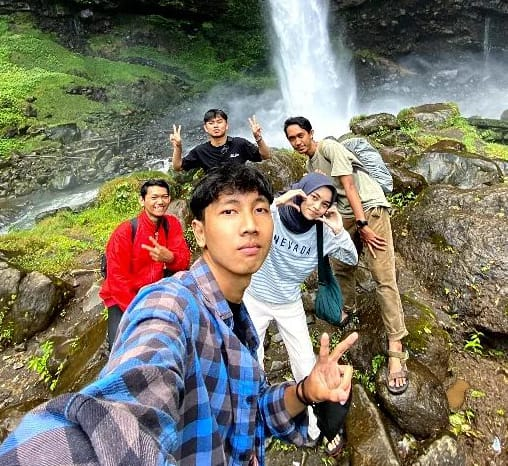
#> input picture aadc.jpeg, 508 x 466 px
$ python 'pert5(percobaan1).py'
#> lines starting #> are read from the running program, lines starting #| are printed output that depends on the picture; pictures that were not available may be replaced by others from this repository, and a replacement may not be noted
#Mengimport library yang diperlukan yaitu cv2, matplotlib, skimage.data, skimage.io, skimage.color, dan skimage.util.
import cv2
import matplotlib.pyplot as plt
from skimage import data
from skimage.io import imread
from skimage.color import rgb2gray
from skimage.util import invert
#Mengimport numpy dan memberikan alias np pada numpy.
import numpy as np

#Percobaan 1
# Load and crop two images
astronautImage = imread('aadc.jpeg')#Membaca citra dengan menggunakan imread() pada library skimage.io dan dimasukkan ke dalam variabel astronautImage dan cameraImage.
#> astronautImage is the input picture: shape (466, 508, 3); mean R, G, B 122.6, 118.7, 103
cameraImage = imread('uin.png')

astroCropped = astronautImage.copy()#Melakukan cropping pada citra astronautImage dan cameraImage dengan copy() dan slicing pada indeks piksel untuk mendapatkan bagian dari citra yang diinginkan.
astroCropped = astroCropped[0:256,64:320]
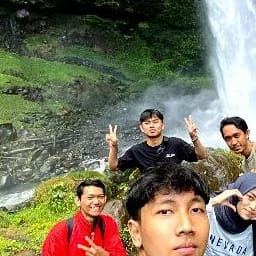
#> astroCropped: shape (256, 256, 3); mean R, G, B 119.4, 115.6, 95

cameraCropped = cameraImage.copy()#Melakukan cropping pada citra astronautImage dan cameraImage dengan copy() dan slicing pada indeks piksel untuk mendapatkan bagian dari citra yang diinginkan.
cameraCropped = cameraCropped[64:256,128:320]
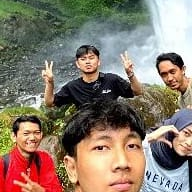
#> cameraCropped: shape (192, 192, 3); mean R, G, B 137.5, 122.9, 108.3

# Print the shapes of the original and cropped images
print('Astro Ori Shape : ',astronautImage.shape)#Menampilkan bentuk matriks dari citra asli dan citra hasil cropping menggunakan shape.
#| Astro Ori Shape :  (466, 508, 3)
print('Astro Crop Shape : ',astroCropped.shape)
#| Astro Crop Shape :  (256, 256, 3)

print('Camera Ori Shape : ',cameraImage.shape)
#| Camera Ori Shape :  (466, 508, 3)
print('Camera Crop Shape : ',cameraCropped.shape)
#| Camera Crop Shape :  (192, 192, 3)
# Display the original and cropped images using subplots
fig, axes = plt.subplots(2, 2, figsize=(12, 12))#Membuat plot gambar menggunakan subplot dengan ukuran 2x2 dengan judul yang sudah diberikan. Terdapat 4 gambar, 2 gambar asli dan 2 gambar hasil cropping yang telah disiapkan.
ax = axes.ravel()

ax[0].imshow(astronautImage)
ax[0].set_title("Citra Input 1")

ax[1].imshow(cameraImage, cmap='gray')
ax[1].set_title('Citra Input 2')

ax[2].imshow(astroCropped)
ax[2].set_title("Citra Output 1")

ax[3].imshow(cameraCropped, cmap='gray')
ax[3].set_title('Citra Output 2')
#plt.show()

#percobaan 2
#Invert the input image
inv = invert(astroCropped)
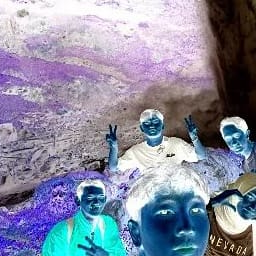
#> inv: shape (256, 256, 3); mean R, G, B 135.6, 139.4, 160
#Print the input and output image shape
print('Shape Input : ', astroCropped.shape)
#| Shape Input :  (256, 256, 3)
print('Shape Output : ',inv.shape)
#| Shape Output :  (256, 256, 3)

#Plot the input and output images along with their histograms
fig, axes = plt.subplots(2, 2, figsize=(12, 12))
ax = axes.ravel()

ax[0].imshow(astroCropped)
ax[0].set_title("Citra Input")

ax[1].hist(astroCropped.ravel(), bins=256)
ax[1].set_title('Histogram Input')

ax[2].imshow(inv)
ax[2].set_title('Citra Output (Inverted Image)')

ax[3].hist(inv.ravel(), bins=256)
ax[3].set_title('Histogram Output')
#plt.show()

#percobaan 3
#Meng-copy citra cameraCropped ke dalam variabel copyCamera dengan tipe data float
copyCamera = cameraCropped.copy().astype(float)
#Mendapatkan ukuran citra dan membuat array kosong dengan ukuran yang sama dengan citra
shape = copyCamera.shape
#> shape = (192, 192, 3)
output1 = np.empty(shape)
#Looping untuk setiap piksel pada citra
for baris in range(0, shape[0] - 1):
    for kolom in range(0, shape[1] - 1):# Memperoleh koordinat piksel pada citra yang akan diubah nilai
        a1 = baris
        b1 = kolom
        output1[a1, b1] = copyCamera[baris, kolom] / 192# Menghitung nilai brightness baru dengan membagi nilai brightness pada
#> output1: shape (192, 192, 3) float64; 0.03% of the values are NaN or infinite; the others: min -1.39e+308, max 3.13e+300, mean -inf
#Menampilkan citra input, histogram input, citra output brightness, dan histogram output
fig, axes = plt.subplots(2, 2, figsize=(12, 12))
ax = axes.ravel()

ax[0].imshow(cameraCropped, cmap='gray')
ax[0].set_title("Citra Input")
ax[1].hist(cameraCropped.ravel(), bins=256)
ax[1].set_title('Histogram Input')
ax[2].imshow(output1, cmap='gray')
ax[2].set_title('Citra Output (Brightnes)')
ax[3].hist(output1.ravel(), bins=192)
ax[3].set_title('Histogram Input')
print(output1.shape)#Menampilkan ukuran citra output pada variabel output1 dan menampilkan gambar
#| (192, 192, 3)
plt.show()
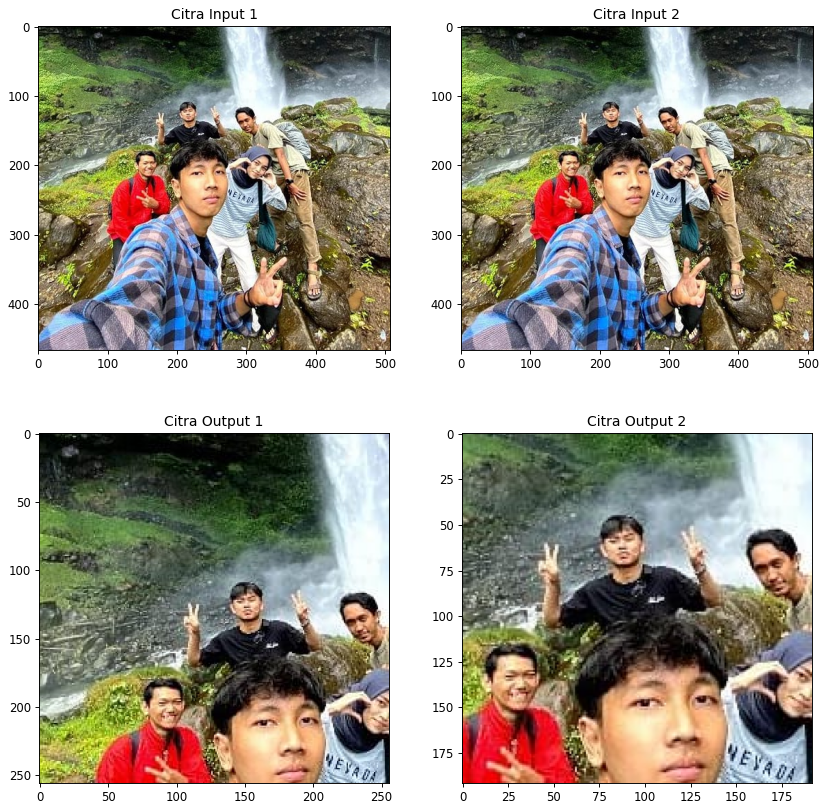
#> figure drawn by matplotlib, 4 panels
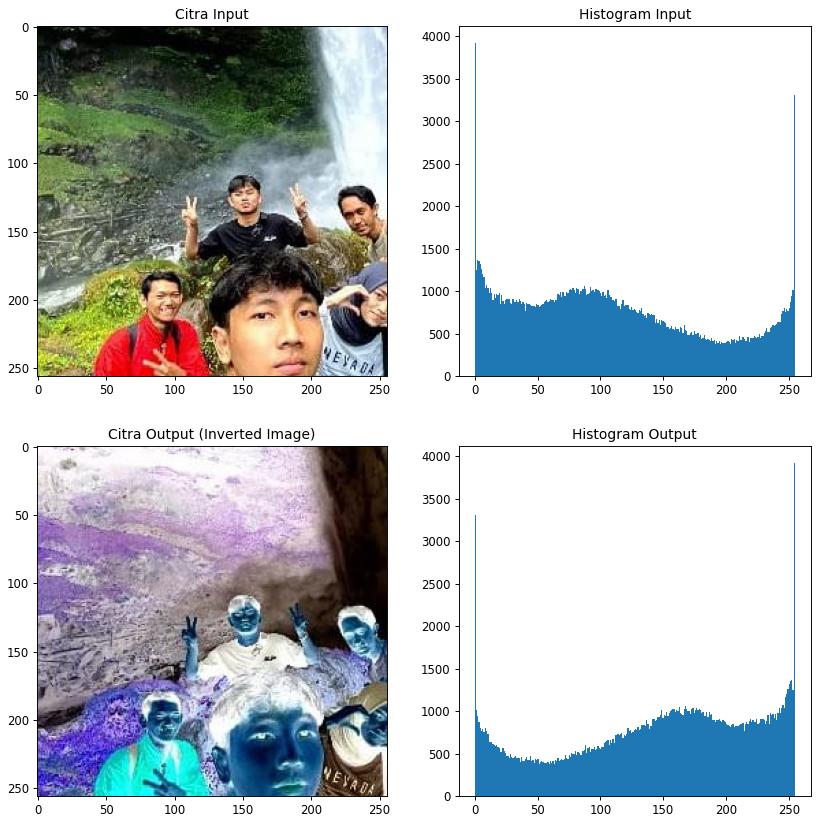
#> figure drawn by matplotlib, 4 panels; panel 2: tallest bar 3927 high, from x = 0 to 0.996; panel 4: tallest bar 3927 high, from x = 254 to 255
